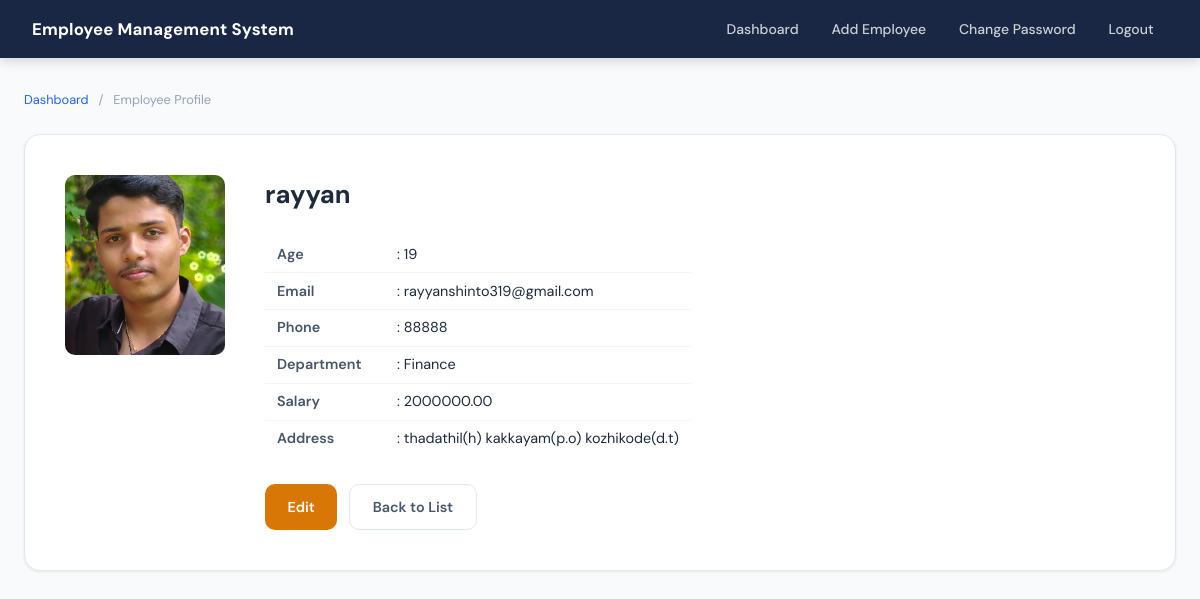
Page /employee/1/ (signed in) on the committed database.
### employees/models.py (models this page shows, shortened)
class Employee(models.Model):
    DEPARTMENT_CHOICES = [
        ('HR', 'HR'),
        ('Developer', 'Developer'),
        ('Manager', 'Manager'),
        ('Designer', 'Designer'),
        ('Finance', 'Finance'),
        ('Marketing', 'Marketing'),
        ('Sales', 'Sales'),
        ('IT', 'IT'),
        ('Operations', 'Operations'),
    ]
    name = models.CharField(max_length=100)
    department = models.CharField(max_length=50, choices=DEPARTMENT_CHOICES)
    age = models.PositiveIntegerField()
    email = models.EmailField(unique=True)
    phone = models.CharField(max_length=20)
    salary = models.DecimalField(max_digits=10, decimal_places=2)
    address = models.TextField(blank=True)
    profile_image = models.ImageField(upload_to='profile_images/', blank=True, null=True)
    created_at = models.DateTimeField(auto_now_add=True)
    updated_at = models.DateTimeField(auto_now=True)
    class Meta:
        ordering = ['id']

### employees/views.py (the view)
# urls.py: path('employee/<int:pk>/', views.employee_detail, name='employee_detail'),
@login_required
def employee_detail(request, pk):
    employee = get_object_or_404(Employee, pk=pk)
    return render(request, 'employees/employee_detail.html', {'employee': employee})

### employees/templates/employees/employee_detail.html (shortened to what this page needs)
{% extends 'employees/base.html' %}
{% block content %}
<div class="page-content">
  <div class="breadcrumb">
    <a href="{% url 'dashboard' %}">Dashboard</a>
    <span>/</span>
    Employee Profile
  </div>
  <div class="profile-card">
    {% if employee.profile_image %}
      <img src="{{ employee.profile_image.url }}" alt="{{ employee.name }}" class="profile-photo">
    {% else %}
      <div class="profile-photo-placeholder">{{ employee.name|first|upper }}</div>
    {% endif %}
    <div class="profile-info">
      <h2>{{ employee.name }}</h2>
      <table class="profile-table">
        <tr>
          <td>Age</td>
          <td>: {{ employee.age }}</td>
        </tr>
        <tr>
          <td>Email</td>
          <td>: {{ employee.email }}</td>
        </tr>
        <tr>
          <td>Phone</td>
          <td>: {{ employee.phone }}</td>
        </tr>
        <tr>
          <td>Department</td>
          <td>: {{ employee.department }}</td>
        </tr>
        <tr>
          <td>Salary</td>
          <td>: {{ employee.salary }}</td>
        </tr>
        {% if employee.address %}
        <tr>
          <td>Address</td>
          <td>: {{ employee.address }}</td>
        </tr>
        {% endif %}
      </table>
      <div class="profile-actions">
        <a href="{% url 'edit_employee' employee.pk %}" class="btn btn-warning">Edit</a>
        <a href="{% url 'dashboard' %}" class="btn btn-outline">Back to List</a>
      </div>
    </div>
  </div>
</div>
{% endblock %}

### employees/static/employees/css/style.css (style rules this page uses)
:root { --navy: #1a2744; --navy-mid: #243156; --blue: #2563eb; --blue-lt: #3b82f6; --green: #16a34a; --amber: #d97706; --red: #dc2626; --gray-50: #f8fafc; --gray-100: #f1f5f9; --gray-200: #e2e8f0; --gray-400: #94a3b8; --gray-600: #475569; --gray-800: #1e293b; --white: #ffffff; --shadow-sm: 0 1px 3px rgba(0,0,0,.08); --shadow: 0 4px 16px rgba(0,0,0,.10); --shadow-lg: 0 8px 32px rgba(0,0,0,.14); --radius: 10px; --radius-lg: 16px; --transition: .2s ease; }
*, *::before, *::after { box-sizing: border-box; margin: 0; padding: 0; }
body { font-family: 'DM Sans', sans-serif; background: var(--gray-50); color: var(--gray-800); min-height: 100vh; font-size: 15px; line-height: 1.6; }
.btn { display: inline-flex; align-items: center; justify-content: center; gap: .4rem; padding: .65rem 1.4rem; border-radius: var(--radius); font-family: 'DM Sans', sans-serif; font-size: .9rem; font-weight: 600; cursor: pointer; border: none; text-decoration: none; transition: opacity var(--transition), transform var(--transition), box-shadow var(--transition); }
.btn-warning { background: var(--amber); color: var(--white); }
.btn-outline { background: transparent; color: var(--gray-600); border: 1.5px solid var(--gray-200); }
.page-content { max-width: 1200px; margin: 0 auto; padding: 2rem 1.5rem; }
table { width: 100%; border-collapse: collapse; }
tbody tr { border-bottom: 1px solid var(--gray-100); transition: background var(--transition); }
tbody tr:last-child { border-bottom: none; }
td { padding: .85rem 1rem; font-size: .875rem; color: var(--gray-800); vertical-align: middle; }
.profile-card { background: var(--white); border-radius: var(--radius-lg); box-shadow: var(--shadow-sm); padding: 2.5rem; border: 1px solid var(--gray-200); display: flex; gap: 2.5rem; align-items: flex-start; flex-wrap: wrap; }
.profile-photo { width: 160px; height: 180px; object-fit: cover; border-radius: var(--radius); background: var(--gray-200); flex-shrink: 0; }
.profile-info h2 { font-size: 1.6rem; font-weight: 700; margin-bottom: 1.25rem; color: var(--gray-800); }
.profile-table { border-collapse: collapse; }
.profile-table td { padding: .4rem .75rem; font-size: .9rem; color: var(--gray-800); }
.profile-table td:first-child { font-weight: 600; color: var(--gray-600); min-width: 120px; }
.profile-actions { margin-top: 1.75rem; display: flex; gap: .75rem; }
.breadcrumb { font-size: .8rem; color: var(--gray-400); margin-bottom: 1.5rem; }
.breadcrumb a { color: var(--blue); text-decoration: none; }
.breadcrumb span { margin: 0 .4rem; }

### rows in the picture
Employee: profile_image (picture), name "rayyan", age "19", email "rayyanshinto319@gmail.com", phone "88888", department "Finance", salary "2000000.00", address "thadathil(h) kakkayam(p.o) kozhikode(d.t)"
